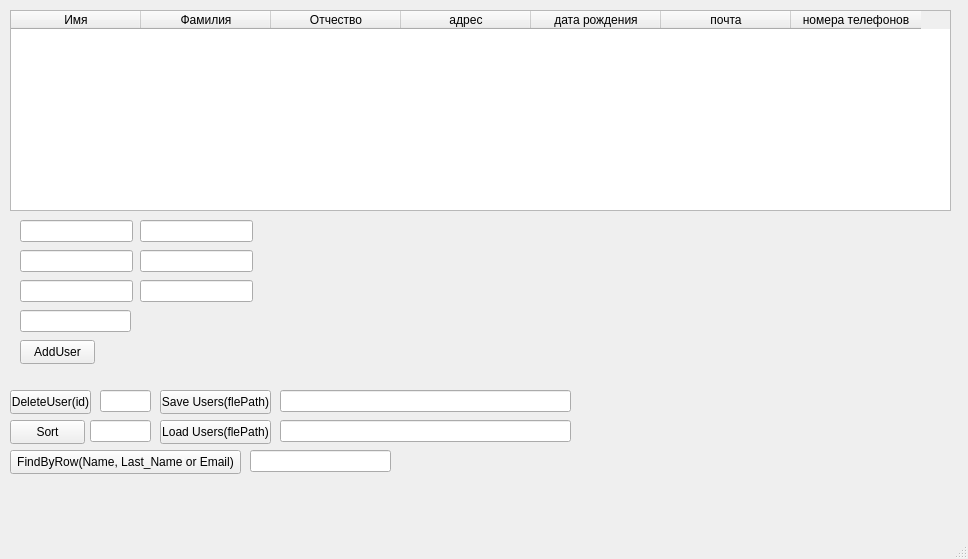
<?xml version="1.0" encoding="UTF-8"?>
<ui version="4.0">
 <class>MainWindow</class>
 <widget class="QMainWindow" name="MainWindow">
  <property name="geometry">
   <rect>
    <x>0</x>
    <y>0</y>
    <width>968</width>
    <height>559</height>
   </rect>
  </property>
  <property name="windowTitle">
   <string>MainWindow</string>
  </property>
  <widget class="QWidget" name="centralwidget">
   <widget class="QPushButton" name="AddUser">
    <property name="geometry">
     <rect>
      <x>20</x>
      <y>340</y>
      <width>75</width>
      <height>24</height>
     </rect>
    </property>
    <property name="text">
     <string>AddUser</string>
    </property>
   </widget>
   <widget class="QTableWidget" name="tableWidget">
    <property name="geometry">
     <rect>
      <x>10</x>
      <y>10</y>
      <width>941</width>
      <height>201</height>
     </rect>
    </property>
    <property name="minimumSize">
     <size>
      <width>0</width>
      <height>0</height>
     </size>
    </property>
    <property name="editTriggers">
     <set>QAbstractItemView::EditTrigger::NoEditTriggers</set>
    </property>
    <attribute name="horizontalHeaderMinimumSectionSize">
     <number>30</number>
    </attribute>
    <attribute name="horizontalHeaderDefaultSectionSize">
     <number>130</number>
    </attribute>
    <column>
     <property name="text">
      <string>Имя</string>
     </property>
    </column>
    <column>
     <property name="text">
      <string>Фамилия</string>
     </property>
    </column>
    <column>
     <property name="text">
      <string>Отчество</string>
     </property>
    </column>
    <column>
     <property name="text">
      <string>адрес</string>
     </property>
    </column>
    <column>
     <property name="text">
      <string>дата рождения</string>
     </property>
    </column>
    <column>
     <property name="text">
      <string>почта</string>
     </property>
    </column>
    <column>
     <property name="text">
      <string>номера телефонов</string>
     </property>
    </column>
   </widget>
   <widget class="QLineEdit" name="Name">
    <property name="geometry">
     <rect>
      <x>20</x>
      <y>220</y>
      <width>113</width>
      <height>22</height>
     </rect>
    </property>
   </widget>
   <widget class="QLineEdit" name="LastName">
    <property name="geometry">
     <rect>
      <x>20</x>
      <y>250</y>
      <width>113</width>
      <height>22</height>
     </rect>
    </property>
   </widget>
   <widget class="QLineEdit" name="MiddleName">
    <property name="geometry">
     <rect>
      <x>20</x>
      <y>280</y>
      <width>113</width>
      <height>22</height>
     </rect>
    </property>
   </widget>
   <widget class="QLineEdit" name="adress">
    <property name="geometry">
     <rect>
      <x>140</x>
      <y>220</y>
      <width>113</width>
      <height>22</height>
     </rect>
    </property>
   </widget>
   <widget class="QLineEdit" name="birthdate">
    <property name="geometry">
     <rect>
      <x>140</x>
      <y>250</y>
      <width>113</width>
      <height>22</height>
     </rect>
    </property>
   </widget>
   <widget class="QLineEdit" name="phoneNumbers">
    <property name="geometry">
     <rect>
      <x>20</x>
      <y>310</y>
      <width>111</width>
      <height>22</height>
     </rect>
    </property>
    <property name="text">
     <string/>
    </property>
   </widget>
   <widget class="QLineEdit" name="mail">
    <property name="geometry">
     <rect>
      <x>140</x>
      <y>280</y>
      <width>113</width>
      <height>22</height>
     </rect>
    </property>
   </widget>
   <widget class="QLineEdit" name="idOfDelete">
    <property name="geometry">
     <rect>
      <x>100</x>
      <y>390</y>
      <width>51</width>
      <height>22</height>
     </rect>
    </property>
   </widget>
   <widget class="QPushButton" name="DeleteUser">
    <property name="geometry">
     <rect>
      <x>10</x>
      <y>390</y>
      <width>81</width>
      <height>24</height>
     </rect>
    </property>
    <property name="text">
     <string>DeleteUser(id)</string>
    </property>
   </widget>
   <widget class="QLineEdit" name="filepath">
    <property name="geometry">
     <rect>
      <x>280</x>
      <y>390</y>
      <width>291</width>
      <height>22</height>
     </rect>
    </property>
   </widget>
   <widget class="QPushButton" name="SaveUser">
    <property name="geometry">
     <rect>
      <x>160</x>
      <y>390</y>
      <width>111</width>
      <height>24</height>
     </rect>
    </property>
    <property name="text">
     <string>Save Users(flePath)</string>
    </property>
   </widget>
   <widget class="QPushButton" name="LoadUsers">
    <property name="geometry">
     <rect>
      <x>160</x>
      <y>420</y>
      <width>111</width>
      <height>24</height>
     </rect>
    </property>
    <property name="text">
     <string>Load Users(flePath)</string>
    </property>
   </widget>
   <widget class="QLineEdit" name="filepathtoload">
    <property name="geometry">
     <rect>
      <x>280</x>
      <y>420</y>
      <width>291</width>
      <height>22</height>
     </rect>
    </property>
   </widget>
   <widget class="QPushButton" name="findByRowButton">
    <property name="geometry">
     <rect>
      <x>10</x>
      <y>450</y>
      <width>231</width>
      <height>24</height>
     </rect>
    </property>
    <property name="text">
     <string>FindByRow(Name, Last_Name or Email)</string>
    </property>
   </widget>
   <widget class="QLineEdit" name="findByRow">
    <property name="geometry">
     <rect>
      <x>250</x>
      <y>450</y>
      <width>141</width>
      <height>22</height>
     </rect>
    </property>
   </widget>
   <widget class="QPushButton" name="sortFieldLineButton">
    <property name="geometry">
     <rect>
      <x>10</x>
      <y>420</y>
      <width>75</width>
      <height>24</height>
     </rect>
    </property>
    <property name="text">
     <string>Sort</string>
    </property>
   </widget>
   <widget class="QLineEdit" name="sortFieldLineEdit">
    <property name="geometry">
     <rect>
      <x>90</x>
      <y>420</y>
      <width>61</width>
      <height>22</height>
     </rect>
    </property>
   </widget>
  </widget>
  <widget class="QMenuBar" name="menubar">
   <property name="geometry">
    <rect>
     <x>0</x>
     <y>0</y>
     <width>968</width>
     <height>22</height>
    </rect>
   </property>
  </widget>
  <widget class="QStatusBar" name="statusbar"/>
 </widget>
 <resources/>
 <connections/>
</ui>
